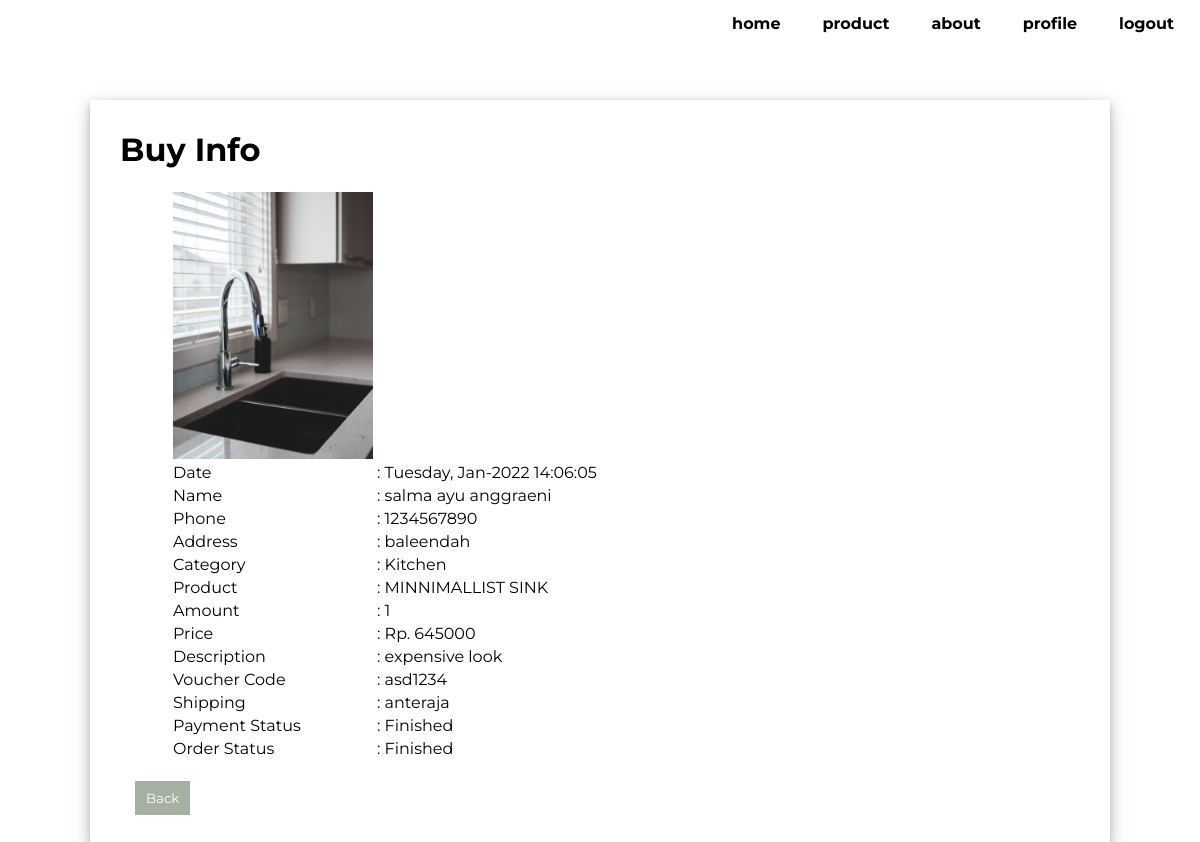
The app's page /more_buy_history.php?id_buy=30 (signed in) with its own data.
### tables this page shows
CREATE TABLE `buy` (
  `id_buy` int(11) NOT NULL,
  `product_id` varchar(10) NOT NULL,
  `userid` int(11) NOT NULL,
  `amount` int(11) NOT NULL,
  `total_payment` bigint(20) NOT NULL,
  `date_buy` timestamp NOT NULL DEFAULT current_timestamp() ON UPDATE current_timestamp(),
  `phone` varchar(15) NOT NULL,
  `address_buy` varchar(100) NOT NULL,
  `voucher` varchar(10) NOT NULL,
  `expedition` varchar(50) NOT NULL,
  `payment_status` varchar(500) NOT NULL,
  `order_status` varchar(500) NOT NULL,
  `payment_method` varchar(225) NOT NULL,
  `no_card` int(11) NOT NULL,
  `pin` int(11) NOT NULL
);

CREATE TABLE `product` (
  `product_id` varchar(10) NOT NULL,
  `category` varchar(50) NOT NULL,
  `product_name` varchar(50) NOT NULL,
  `stock` int(11) NOT NULL,
  `price` bigint(20) NOT NULL,
  `pr_desc` varchar(500) NOT NULL,
  `product_photo` varchar(255) NOT NULL DEFAULT 'default.png'
);

CREATE TABLE `user` (
  `userid` int(11) NOT NULL,
  `full_name` varchar(255) NOT NULL,
  `email` varchar(255) NOT NULL,
  `username` varchar(255) NOT NULL,
  `password` varchar(255) NOT NULL,
  `usertype` varchar(255) NOT NULL,
  `user_photo` varchar(255) NOT NULL DEFAULT 'default.png'
);

### more_buy_history.php (the view, shortened to what this page needs)
<?php
include "connection.php";
$querybuy = "SELECT * FROM buy AS b, user AS u, product AS p WHERE b.id_buy= '$_GET[id_buy]' AND p.product_id = b.product_id AND b.userid=u.userid";
$buy = mysqli_query($db_connection, $querybuy);
$data2=mysqli_fetch_assoc($buy);
?>
<!DOCTYPE html>
<head>
    <link rel="stylesheet" href="style.css">
</head>
<body>
    <div class="container">
        <div class="navbar">
            <ul>
                <li><a href="index.php">home</a></li>
                <li><a href="product.php">product</a></li>
                <li><a href="about.php">about</a></li>
                <?php if(!isset($_SESSION['login'])) { ?>
                    <li><a href="login.php">login</a></li>
                <?php } else {?>
                    <li><a href="profile.php">profile</a></li>
                    <li><a href="logout.php">logout</a></li>
                <?php } ?>
            </ul>
        </div>
    <div class="list-buy">
        <h1>Buy Info</h1>
    <table class="edit-product-table">
        <tr>
            <td><img src="uploads/products/<?= $data2['product_photo'];?>" width="200px" align="center"></td>
            <td></td>
        </tr>
        <tr>
            <td>Date</td>
            <td>: <?= date('l, M-Y H:i:s', strtotime($data2['date_buy'])) ?></td>
        </tr>
        <tr>
            <td>Name</td>
            <td>: <?= $data2['full_name'] ?></td>
        </tr>
        <tr>
            <td>Phone</td>
            <td>: <?= $data2['phone'] ?></td>
        </tr>
        <tr>
            <td>Address</td>
            <td>: <?= $data2['address_buy'] ?></td>
        </tr>
        <tr>
            <td>Category</td>
            <td>: <?= $data2['category'] ?></td>
        </tr>
        <tr>
            <td>Product</td>
            <td>: <?= $data2['product_name'] ?></td>
        </tr>
        <tr>
            <td>Amount</td>
            <td>: <?= $data2['amount'] ?></td>
        </tr>
        <tr>
            <td>Price</td>
            <td>: Rp. <?= $data2['price'] ?></td>
        </tr>
        <tr>
            <td>Description</td>
            <td>: <?= $data2['pr_desc'] ?></td>
        </tr>
        <tr>
            <td>Voucher Code</td>
            <td>: <?= $data2['voucher'] ?></td>
        </tr>
        <tr>
            <td>Shipping</td>
            <td>: <?= $data2['expedition'] ?></td>
        </tr>
        <tr>
            <td>Payment Status</td>
            <td>: <?= $data2['payment_status'] ?>
            </td>
        </tr>
        <tr>
            <td>Order Status</td>
            <td>: <?= $data2['order_status'] ?></td>
        </tr>
    </table>
    <button><a href="buy_history.php">Back</a><br></button>
    </div>
</div>
</body>
</html>

### style.css (style rules this page uses)
* { margin: 0px; font-family: 'Montserrat', sans-serif; scroll-behavior: smooth; }
.container { width: 100%; height: 100%; }
.navbar { background-color: rgba(255, 255, 255, 0.5); width: 100%; height: 50px; position: fixed; margin: 0; top: 0; }
.navbar ul { list-style-type: none; float: right; margin: 0; padding: 0; }
.navbar li { float: left; margin-right: 10px; }
.navbar li a { color: black; display: block; padding: 14px 16px; text-decoration: none; font-weight: bold; }
.form-buy select, button { margin-left: 15px; padding : 8px 10px; border-radius : 15px; background-color: rgba(255, 255, 255, 0.7); border: 1px solid transparent; margin-top: 5px; }
.view-product-txt button, .edit-user-form button, .edit-product-form button, .user-list-txt button, .list-buy button { background-color:#a4b1a0; border-radius: 0%; margin-top: 20px; }
.view-product-txt button a, .user-list-txt button a, .list-buy button a { text-decoration: none; color: #fff; }
.edit-user-table, .edit-product-table { margin-left: 50px; margin-top: 20px; }
.list-buy { box-shadow: 0 4px 8px 0 rgba(0, 0, 0, 0.2), 0 6px 20px 0 rgba(0, 0, 0, 0.19); margin: auto; margin-top: 100px; margin-bottom: 100px; width: 80%; padding: 30px; }

### records on screen
buy: product.product_photo (picture), date_buy "Tuesday, Jan-2022 14:06:05", userid.full_name "salma ayu anggraeni", phone "1234567890", address_buy "baleendah", product.category "Kitchen", product.product_name "MINNIMALLIST SINK", amount "1", product.price "645000", product.pr_desc "expensive look", voucher "asd1234", expedition "anteraja", payment_status "Finished", order_status "Finished"
